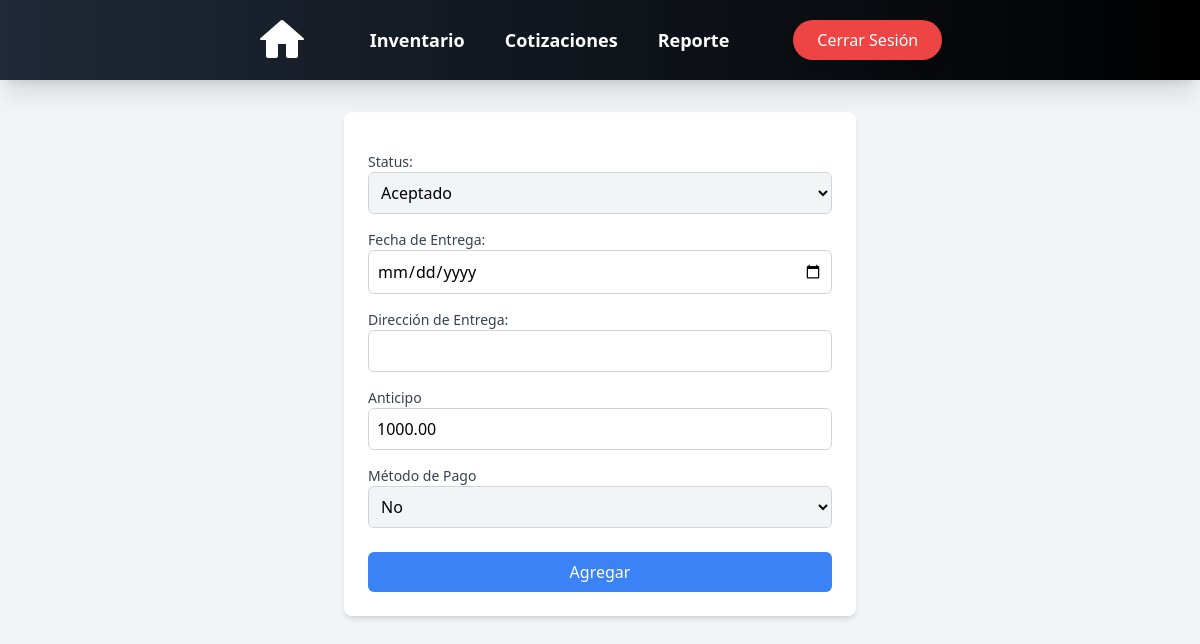
Before: /quotes/update/COT04/ with the older database file.
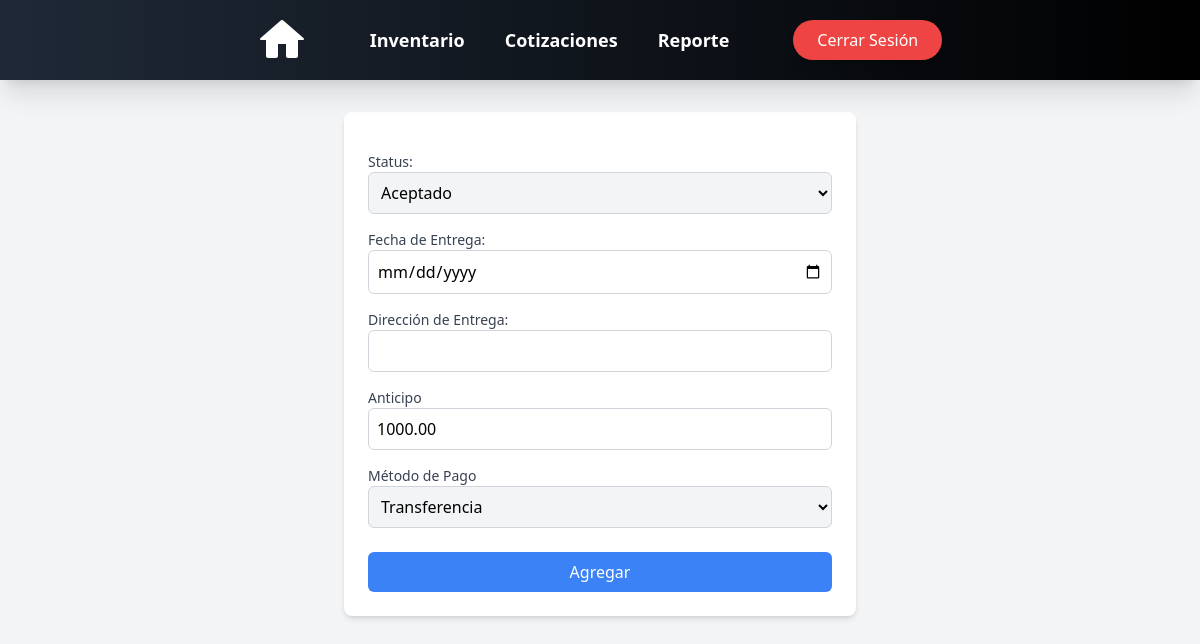
After: the same page with the newer database file.
### cotizaciones/models.py (models this page shows, shortened)
class Cotizaciones(models.Model):
    id = models.CharField(max_length=10, primary_key=True, unique=True, blank=False, null=False)
    cliente = models.CharField(max_length=50, blank=False, null=True)
    telefono = models.IntegerField(blank=False, null=True)
    fecha = models.DateField(auto_now=False, auto_now_add=True)
    fecha_propuesta = models.DateField(auto_now=False, auto_now_add=True)
    fecha_entrega = models.DateField(auto_now=False, auto_now_add=False, null=True)
    direccion_entrega = models.CharField(max_length=50, blank=False, null=True)
    servicio_envio = models.CharField(max_length=100, blank=False, null=True, default="TGZ")
    costo_envio = models.DecimalField(max_digits=10, decimal_places=2, blank=False, null=True, default=0)
    total = models.DecimalField(max_digits=10, decimal_places=2, default=0.0) # Este total es el total sin IVA por cuestiones programaticas lo decidimos dejar así.
    total_Civa = models.DecimalField(max_digits=10, decimal_places=2, default=0.0)
    status = models.CharField(max_length=20, blank=False, null=False, default='Pendiente')
    anticipo = models.DecimalField(max_digits=10, decimal_places=2, default=0.0)
    restante = models.DecimalField(max_digits=10, decimal_places=2, default=0.0)
    metodo_pago = models.CharField(max_length=20, null=False, default='No')
    iva = models.DecimalField(max_digits=10, decimal_places=2, default=0.0)
    iva_8 = models.BooleanField(default=False)
    iva_16 = models.BooleanField(default=False)

### cotizaciones/views.py (the view, shortened to what this page needs)
# urls.py: path('update/<str:id>/',update_quote,name='update_quote' ),
def update_quote(request, id):
    quote = get_object_or_404(Cotizaciones, id=id)
    context = {"quote": quote}
    return render(request, 'quotes/formUpdate.html', context)

### users/context_processors.py (called while the page is built)
def empleado_context(request):
    if request.user.is_authenticated:
        empleado = request.user.groups.filter(name='Empleado').exists()
    else:
        empleado = False  # Si no está autenticado, no es parte del grupo
    return {'empleado': empleado}

### templates/quotes/formUpdate.html (shortened to what this page needs)
<!DOCTYPE html>
<html lang="es">
<head>
</head>
<body class="bg-gray-100 p-8">
{% include 'nav_bar.html' %}
<form method="POST" class="max-w-lg mx-auto bg-white p-6 rounded-lg shadow-md mt-20">
    <label for="status" class="block mt-4 text-sm font-medium text-gray-700">Status:</label>
    <select name="status" id="status" required
            class="w-full p-2 border border-gray-300 bg-gray-100 rounded-md">
        <option value="Aceptado" {% if quote.status == "Aceptado" %}selected{% endif %}>Aceptado</option>
    </select>
    <div id="entregaFields" style="display: none;">
        <label for="fecha_entrega" class="block mt-4 text-sm font-medium text-gray-700">Fecha de Entrega:</label>
        <input type="date" name="fecha_entrega" id="fecha_entrega" value="{{ quote.fecha_entrega|default:"" }}"
               class="w-full p-2 border border-gray-300 rounded-md focus:ring focus:ring-blue-300">
        <label for="direccion_entrega" class="block mt-4 text-sm font-medium text-gray-700">Dirección de Entrega:</label>
        <input type="text" name="direccion_entrega" id="direccion_entrega" value="{{ quote.direccion_entrega|default:"" }}"
               class="w-full p-2 border border-gray-300 rounded-md focus:ring focus:ring-blue-300">
    </div>
    <label for="anticipo" class="block mt-4 text-sm font-medium text-gray-700">Anticipo</label>
    <input type="number" step="0.01" name="anticipo" id="anticipo" value="{{ quote.anticipo }}" required
           class="w-full p-2 border border-gray-300 rounded-md focus:ring focus:ring-blue-300">
    <label for="metodo_pago" class="block mt-4 text-sm font-medium text-gray-700">Método de Pago</label>
    <select name="metodo_pago" id="metodo_pago" required
            class="w-full p-2 border border-gray-300 bg-gray-100 rounded-md">
        <option value="No" {% if quote.metodo_pago == "No" %}selected{% endif %}>No</option>
        <option value="Transferencia" {% if quote.metodo_pago == "Transferencia" %}selected{% endif %}>Transferencia</option>
    </select>
    <button type="submit" class="mt-6 w-full bg-blue-500 text-white py-2 px-4 rounded-md hover:bg-blue-600">Agregar</button>
</form>
</body>
</html>

Changed rows visible on the page:
changed Cotizaciones "Aceptado": metodo_pago "No" → "Transferencia"
